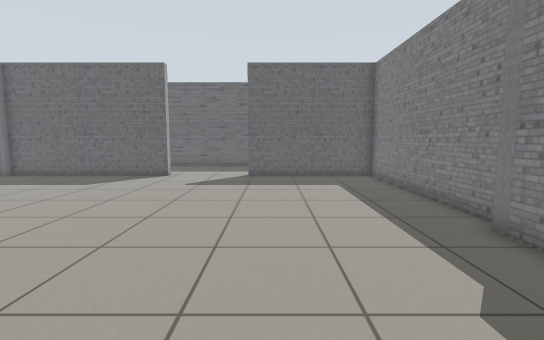
[1] (above)

20 first-person views from a walk through a world built for the Gazebo simulator. The camera is 0.94 m above the floor, tilts 6° down and sees 85° across. The floor is counted in squares, 0.5 m on a side. Each view is taken from the middle of a square. On the plan, view 1 faces up. The plan holds only what a view shows up to about 16 squares ahead; the rest is blank. The place goes on beyond the plan.

[2]
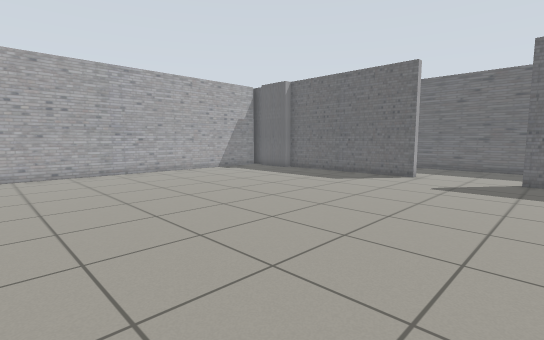

[3]
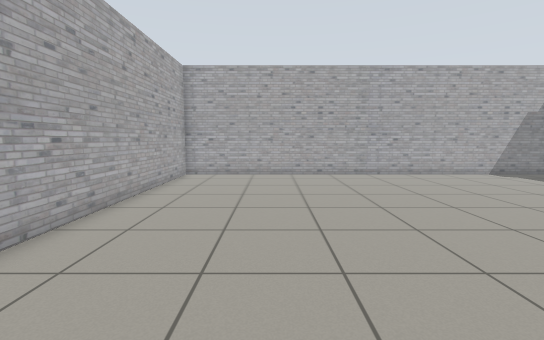

[4]
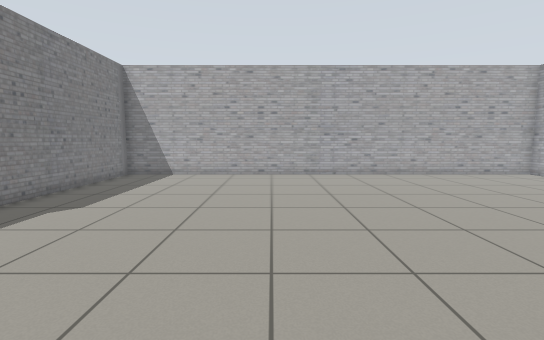

[5]
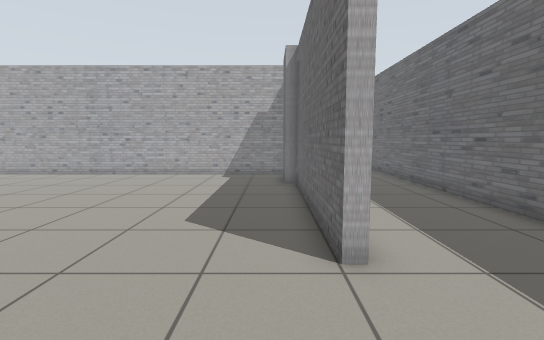

[6]
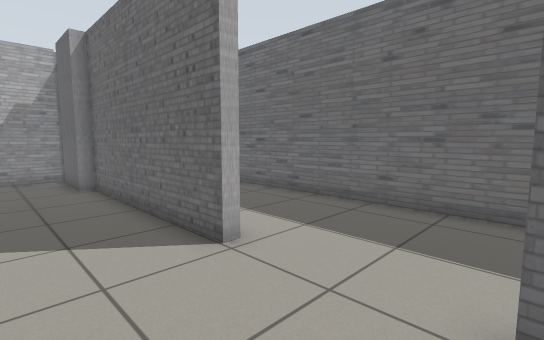

[7]
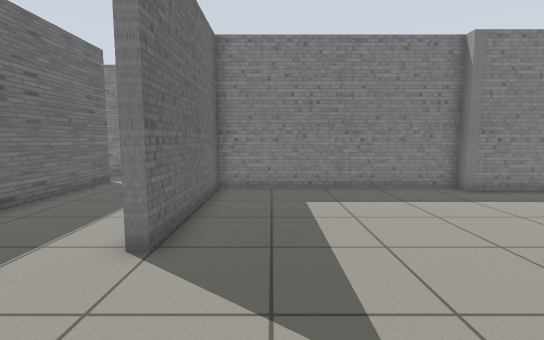

[8]
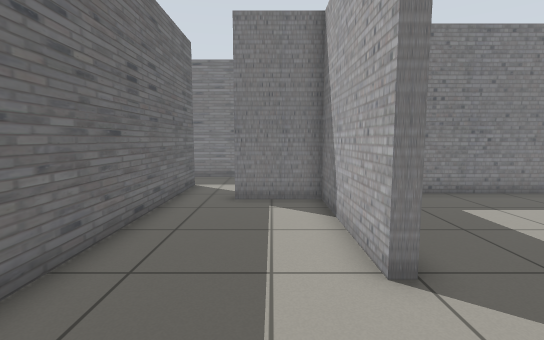

[9]
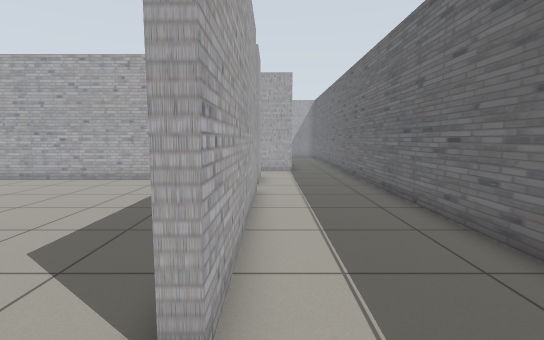

[10]
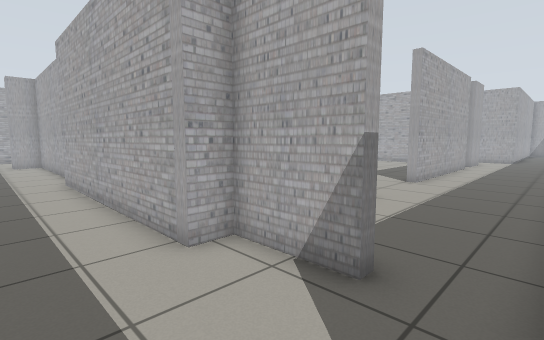

[11]
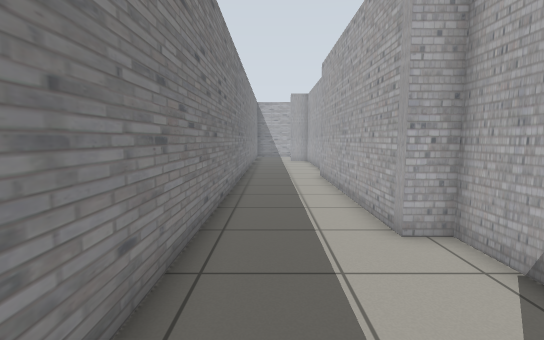

[12]
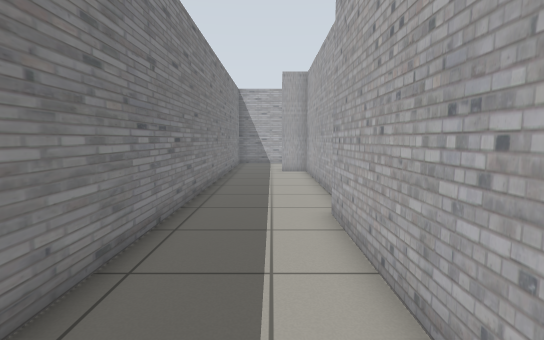

[13]
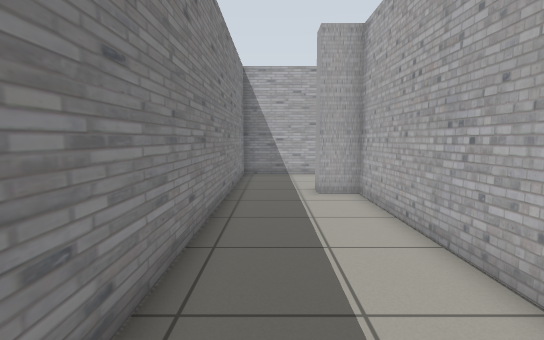

[14]
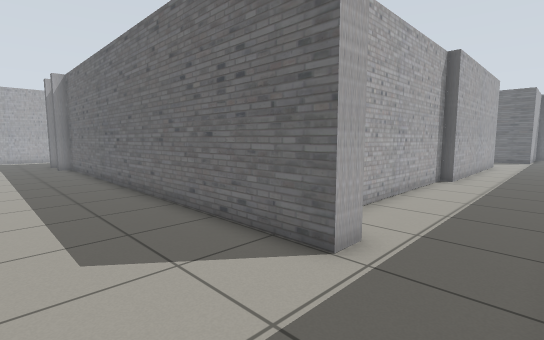

[15]
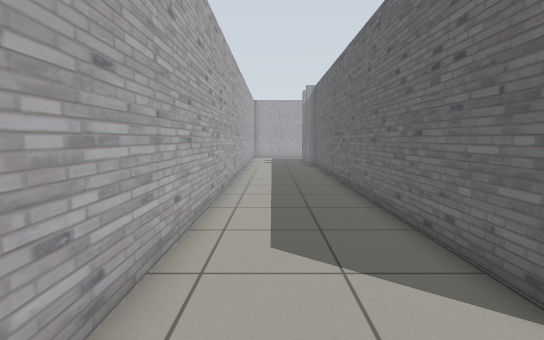

[16]
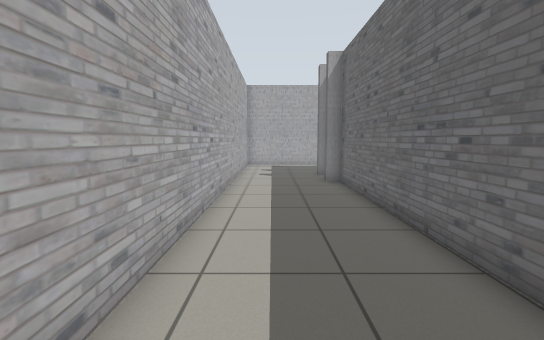

[17]
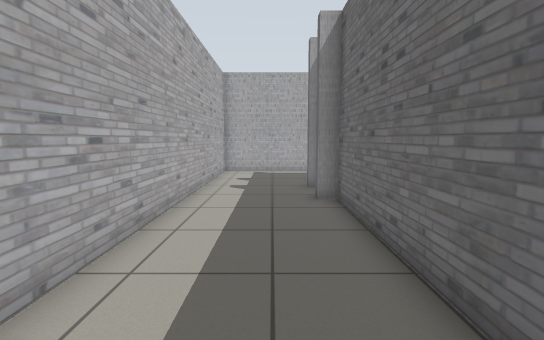

[18]
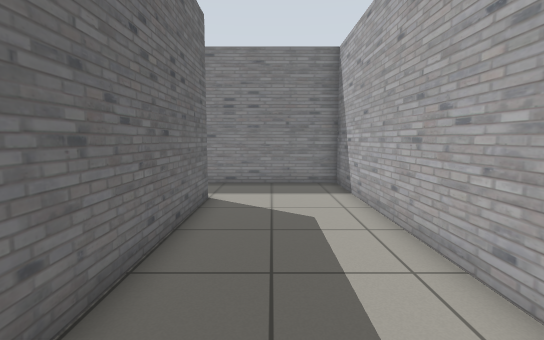

[19]
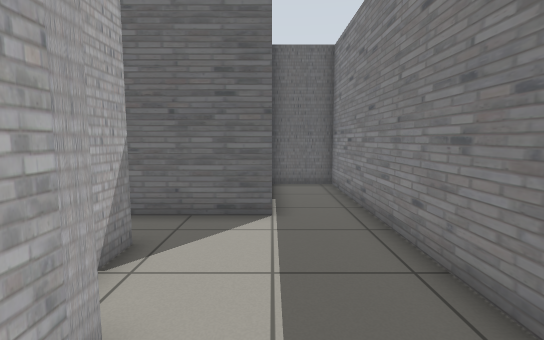

[20]
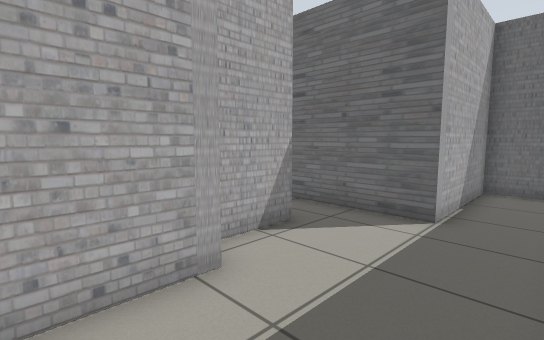

### Floor plan
Points are (right, up) in squares from view 1. A wall is a line through its corners. A room is listed if a view was taken in it or the views show most of it. See-through windows are left out.
Room 1 (views 1, 2, 3, 4, 5, 6, 7)
walls: (-5.3, 15.1) (-12.5, 15.1); (5.1, 6.5) (5.1, 15.1) (-1.2, 15.1); (-16.6, 14.5) (-16.6, -4.5) (4.6, -4.5) (4.6, 5.6)
ways out: opening at (-3.5, 15) to room 2
objects: grey post (5, 6)
Room 2 (views 8, 9)
walls: (-12.4, 15.5) (-5.3, 15.5) (-5.3, 15.1); (-1.2, 15.1) (-1.2, 15.5) (4.1, 15.5) (4.1, 18.2); (3.5, 20.2) (-17.5, 20.2)
ways out: opening at (-3.5, 15) to room 1; opening at (4.5, 19) to room 3
objects: grey post (-17, 15); grey post (-15, 15); grey post (-14, 15) to (-13, 15)
Room 3 (views 10, 11, 12, 13, 14, 15, 16, 17, 18, 19, 20)
walls: (5, 5.5) (5, -4) (6.4, -4) (6.4, -4.9) (-11.5, -4.9); (5.5, 15.5) (5.5, 6.4); (4.1, 18.2) (4.5, 18.2) (4.5, 15.5); (-17.5, -9.7) (9.5, -9.7) (9.5, 25.3) (7, 25.3) (7, 20.2) (3.5, 20.2)
ways out: opening at (4.5, 19) to room 2
objects: grey post (-15, -6) to (-15, -5); grey post (-12, -6) to (-12, -5)

Where each view was taken, in squares from view 1:
view 1: 0 up, 0 right, facing up
view 2: 0 up, 0 right, facing up-left
view 3: 0 up, 1 left, facing left
view 4: 11 up, 3 left, facing down
view 5: 14 up, 1 left, facing left
view 6: 12 up, 1 left, facing up-left
view 7: 13 up, 6 left, facing right
view 8: 17 up, 5 left, facing right
view 9: 16 up, 3 left, facing left
view 10: 20 up, 8 right, facing down-left
view 11: 21 up, 8 right, facing down
view 12: 13 up, 7 right, facing down
view 13: 6 up, 8 right, facing down
view 14: 9 down, 9 right, facing up-left
view 15: 8 down, 9 right, facing left
view 16: 8 down, 1 right, facing left
view 17: 7 down, 3 left, facing left
view 18: 7 down, 3 left, facing right
view 19: 13 up, 7 right, facing up
view 20: 13 up, 9 right, facing up-left
